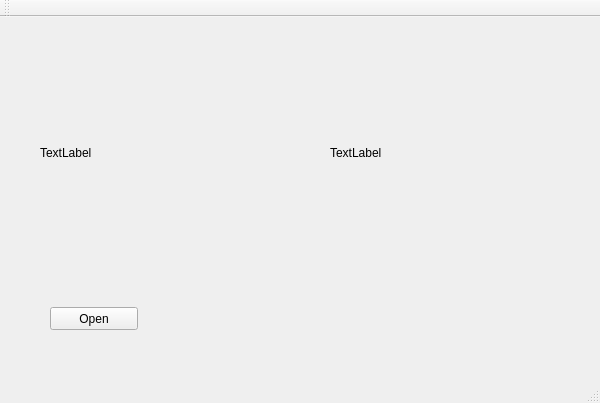
<?xml version="1.0" encoding="UTF-8"?>
<ui version="4.0">
 <class>QtTask2Class</class>
 <widget class="QMainWindow" name="QtTask2Class">
  <property name="geometry">
   <rect>
    <x>0</x>
    <y>0</y>
    <width>600</width>
    <height>403</height>
   </rect>
  </property>
  <property name="windowTitle">
   <string>QtTask2</string>
  </property>
  <widget class="QWidget" name="centralWidget">
   <widget class="QLabel" name="label">
    <property name="geometry">
     <rect>
      <x>330</x>
      <y>20</y>
      <width>191</width>
      <height>231</height>
     </rect>
    </property>
    <property name="text">
     <string>TextLabel</string>
    </property>
   </widget>
   <widget class="QLabel" name="label_2">
    <property name="geometry">
     <rect>
      <x>40</x>
      <y>20</y>
      <width>231</width>
      <height>231</height>
     </rect>
    </property>
    <property name="text">
     <string>TextLabel</string>
    </property>
   </widget>
   <widget class="QPushButton" name="pushButton">
    <property name="geometry">
     <rect>
      <x>50</x>
      <y>290</y>
      <width>88</width>
      <height>23</height>
     </rect>
    </property>
    <property name="text">
     <string>Open</string>
    </property>
   </widget>
  </widget>
  <widget class="QMenuBar" name="menuBar">
   <property name="geometry">
    <rect>
     <x>0</x>
     <y>0</y>
     <width>600</width>
     <height>23</height>
    </rect>
   </property>
  </widget>
  <widget class="QToolBar" name="mainToolBar">
   <attribute name="toolBarArea">
    <enum>TopToolBarArea</enum>
   </attribute>
   <attribute name="toolBarBreak">
    <bool>false</bool>
   </attribute>
  </widget>
  <widget class="QStatusBar" name="statusBar"/>
 </widget>
 <layoutdefault spacing="6" margin="11"/>
 <resources>
  <include location="QtTask2.qrc"/>
 </resources>
 <connections>
  <connection>
   <sender>pushButton</sender>
   <signal>clicked()</signal>
   <receiver>QtTask2Class</receiver>
   <slot>OnClicked()</slot>
   <hints>
    <hint type="sourcelabel">
     <x>122</x>
     <y>331</y>
    </hint>
    <hint type="destinationlabel">
     <x>281</x>
     <y>240</y>
    </hint>
   </hints>
  </connection>
 </connections>
 <slots>
  <slot>OnClicked()</slot>
 </slots>
</ui>
